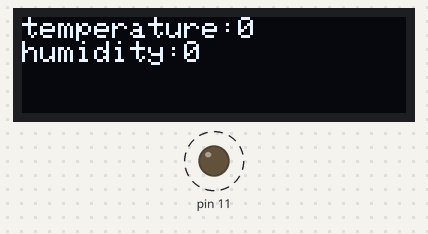
A sketch run on a simulated Arduino Uno, built with avr-gcc and run on an emulated ATmega328P. Parts: 128×32 one-colour display, output pins drawn as LEDs (lit = HIGH). Dashed ring = blinking. The display library's start-up logo is not drawn; what the sketch prints to the serial monitor is not drawn.

Above: at 4.2 s.
Timing chart, 0 to 130.0 s (numbered marks = the images above):
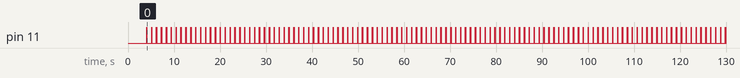

Measured:
- by itself, pin 11: alternates HIGH for 0.05 s and LOW for 1.0 s

The sketch:

OLED_DHT.ino
```cpp
#include <Arduino.h>
#include <dht11.h>
dht11 DHT11;
#define DHT11PIN 7

#include <SPI.h>
#include <Wire.h>
#include <Adafruit_GFX.h>
#include <Adafruit_SSD1306.h>

#define SCREEN_WIDTH 128 // OLED display width, in pixels
#define SCREEN_HEIGHT 32 // OLED display height, in pixels

// Declaration for an SSD1306 display connected to I2C (SDA, SCL pins)
#define OLED_RESET     -1 // Reset pin # (or -1 if sharing Arduino reset pin)
Adafruit_SSD1306 display(SCREEN_WIDTH, SCREEN_HEIGHT, &Wire, OLED_RESET);

void setup()      //Arduino程序初始化程序放在这里，只在开机时候运行一次
{
  Serial.begin(9600); //设置通讯的波特率为9600
  // SSD1306_SWITCHCAPVCC = generate display voltage from 3.3V internally
  if (!display.begin(SSD1306_SWITCHCAPVCC, 0x3C)) { // Address 0x3C for 128x32
    Serial.println(F("SSD1306 allocation failed"));
    for (;;); // Don't proceed, loop forever
  }
  // Show initial display buffer contents on the screen --
  // the library initializes this with an Adafruit splash screen.
  display.display();
  delay(2000); // Pause for 2 seconds

  // Clear the buffer
  display.clearDisplay();

  // Draw a single pixel in white
  display.drawPixel(10, 10, SSD1306_WHITE);

  // Show the display buffer on the screen. You MUST call display() after
  // drawing commands to make them visible on screen!
  display.display(); //display.display();相当于显示
  delay(2000);
  pinMode(11,OUTPUT);
}

void loop()     //Arduino程序的主程序部分，循环运行内部程序
{
  //display.clearDisplay();   // clears the screen and buffer
  //display.display();
  analogWrite(11,255);
  delay(50);
  analogWrite(11,0);
  //DHT11.DHT11_Read();                //读取温湿度值

  Serial.print("temperature:");
  Serial.print(DHT11.temperature);
  Serial.print("    ");
  Serial.print("humidity:");
  Serial.print(DHT11.humidity);
  Serial.println("");

  display.clearDisplay();
  display.setTextSize(1); //选择字号
  display.setTextColor(WHITE);  //字体颜色
  display.setCursor(0, 0);  //起点坐标
  display.print("temperature:");
  display.println(DHT11.temperature);
  display.print("humidity:");
  display.println(DHT11.humidity);
  display.display();

  delay(1000);
}
```
